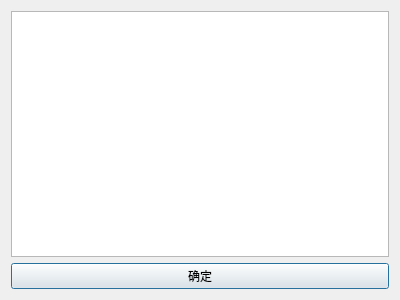
<?xml version="1.0" encoding="UTF-8"?>
<ui version="4.0">
 <class>Dialog</class>
 <widget class="QDialog" name="Dialog">
  <property name="geometry">
   <rect>
    <x>0</x>
    <y>0</y>
    <width>400</width>
    <height>300</height>
   </rect>
  </property>
  <property name="windowTitle">
   <string>Dialog</string>
  </property>
  <layout class="QGridLayout" name="gridLayout">
   <item row="0" column="0">
    <widget class="QTextEdit" name="textEditMap"/>
   </item>
   <item row="1" column="0">
    <widget class="QPushButton" name="pushButtonSubmit">
     <property name="text">
      <string>确定</string>
     </property>
    </widget>
   </item>
  </layout>
 </widget>
 <resources/>
 <connections/>
</ui>
